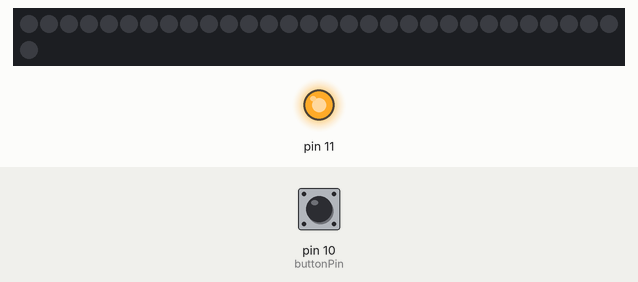
Simulated run of this sketch. Board: Arduino Uno, built with avr-gcc and run on an emulated ATmega328P. Shown: 31 RGB LEDs in strip order, left to right, continuing on the next row, output pins drawn as LEDs (lit = HIGH). Inputs (shaded band) come from the test bench; at power-on: pin 10 (buttonPin) LOW. Dim RGB values are drawn brighter than linear.

Above: at 1.2 s.
1.3 s: pin 10 (buttonPin) pulled HIGH for 0.15 s
At 2.3 s:
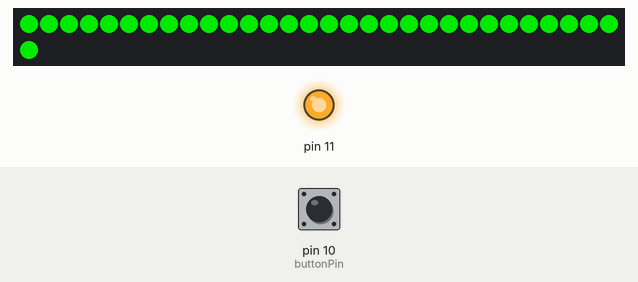
3.4 s: pin 10 (buttonPin) pulled HIGH for 1 s
At 3.89 s:
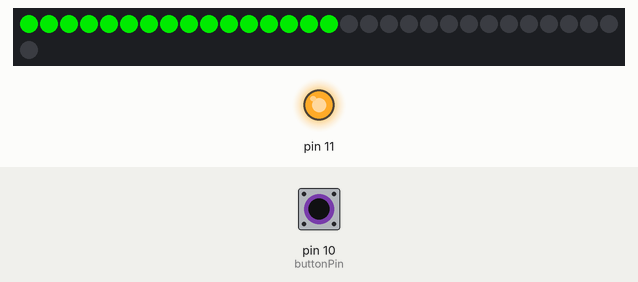
5.9 s: pin 10 (buttonPin) pulled HIGH for 3.2 s
At 7.0 s:
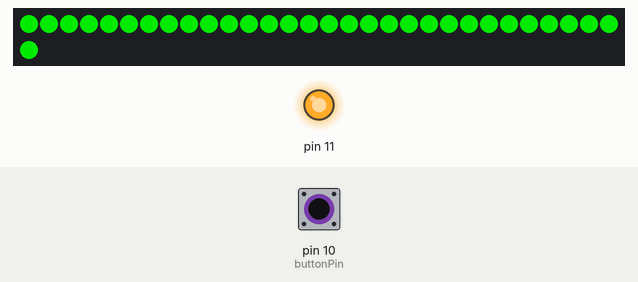
Timing chart, 0 to 8.9 s (numbered marks = the images above; inputs shaded):
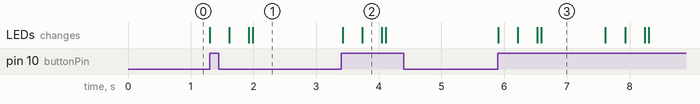

Measured:
- after the input at 1.3 s, the LEDs: first change at once (image 1 shows a later state)
- after the input at 3.4 s, the LEDs: first change at once (image 2 shows a later state)
- after the input at 5.9 s, the LEDs: first change at once (image 3 shows a later state)

The sketch:

Bow_Light_Saber.ino
```cpp
/*
   Light Saber Violin Bow
   by Bithead942

    Board:  Arduino Mini Pro (5V, AtMega328)

  Control a strip of Adafruit DarkStar RGB LEDs

  A button controls the LEDs to simulate a light saber turning on/off.
  The system starts in an "off" mode.  Pressing the button turns it "on" and
  a light pattern illuminates the LEDs in sequence from the bottom up.  Pressing the button again turns it "off" and
  the inverse light pattern is used to turn the LEDs off from top to bottom.

  PINS USED:
  0   Tx
  1   Rx
  5   DarkStar Data Pin
  6   DarkStar Clock Pin
  10  Button Pin (INPUT)
  11  Button power (+5V)

  The board and DarkStar require 5V.

*/

#include <Adafruit_DotStar.h>
#include <SPI.h>

#define NUMPIXELS 31 // Number of LEDs in strip

// Here's how to control the LEDs from any two pins:
#define DATAPIN    4
#define CLOCKPIN   5
Adafruit_DotStar strip = Adafruit_DotStar(NUMPIXELS, DATAPIN, CLOCKPIN, DOTSTAR_BRG);
// The last parameter is optional -- this is the color data order of the
// DotStar strip, which has changed over time in different production runs.
// Your code just uses R,G,B colors, the library then reassigns as needed.
// Default is DOTSTAR_BRG, so change this if you have an earlier strip.

int LightState = 0;  //off to start
int buttonPin = 10;
uint32_t colorRed = 0x00FF00;      // red
uint32_t colorBlack = 0x000000;   // black

void setup() {
  pinMode(buttonPin, INPUT);
  pinMode(11, OUTPUT);
  digitalWrite(11, HIGH);  //power for switch

  strip.begin(); // Initialize pins for output

  strip.clear();
  //strip.setBrightness(125);  // 50% BRIGHTNESS
  strip.setBrightness(191);    // 75% BRIGHTNESS
  strip.show();  // Turn all LEDs off ASAP
}

void loop() {

  int ButtonState = 0;

  ButtonState = digitalRead(buttonPin);

  if (ButtonState == HIGH){
    if (LightState == 0) {
      SaberOn();
      LightState = 1;
    }
    else {
      SaberOff();
      LightState = 0;
    }
    delay(1000);
  }

}

void SaberOn(){
  for (int i = 0; i < NUMPIXELS; i++) {
    strip.setPixelColor(i, colorRed); // 'On' pixel
    strip.show();                     // Refresh strip
    delay(20);                        // Pause 20 milliseconds (~50 FPS)
  }
}

void SaberOff(){
    for (int i = NUMPIXELS; i >= 0; i--) {
    strip.setPixelColor(i, colorBlack); // 'On' pixel
    strip.show();                     // Refresh strip
    delay(20);                        // Pause 20 milliseconds (~50 FPS)
  }
}
```
